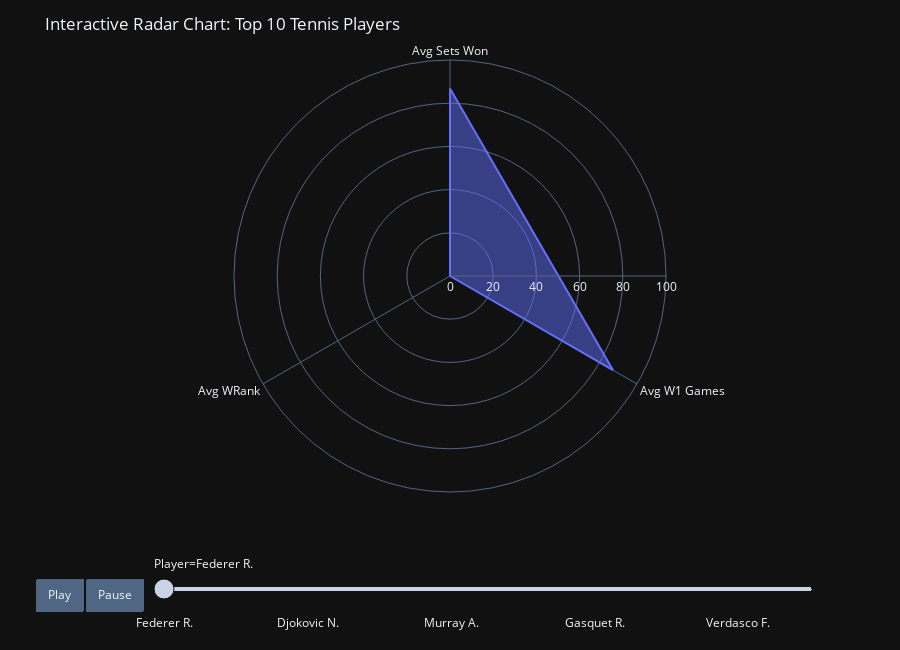

Here is the notebook cell this chart was saved with:
### Code cell
import pandas as pd
import plotly.express as px
import plotly.graph_objects as go

# Load your CSV data
file_path = "/Users/karine/SmashData-1/Milestone 1/match_tennis_68_ajd.csv"
df = pd.read_csv(file_path)

# --- Step 1: Clean & Compute Statistics ---
# Focus on top 10 players by total wins
top_players = df['Winner'].value_counts().head(10).index.tolist()

# Ensure WRank is numeric
df['WRank'] = pd.to_numeric(df['WRank'], errors='coerce')

# Prepare statistics for radar plot
player_stats = []
for player in top_players:
    subset = df[df['Winner'] == player]

    avg_aces = pd.to_numeric(subset['W1'], errors='coerce').mean(skipna=True)  # proxy for ace if missing real ace column
    win_sets = pd.to_numeric(subset['Wsets'], errors='coerce').mean(skipna=True)
    rank_avg = subset['WRank'].mean(skipna=True)

    player_stats.append({
        "Player": player,
        "Avg Sets Won": win_sets,
        "Avg W1 Games": avg_aces,
        "Avg WRank": rank_avg
    })

# Convert to DataFrame
stats_df = pd.DataFrame(player_stats)

# Normalize selected columns to 0–100 for visual comparison
features = ['Avg Sets Won', 'Avg W1 Games', 'Avg WRank']
for feature in features:
    min_val = stats_df[feature].min()
    max_val = stats_df[feature].max()
    stats_df[feature] = 100 * (stats_df[feature] - min_val) / (max_val - min_val)

# Melt the DataFrame for plotly express compatibility
df_melted = stats_df.melt(id_vars="Player", var_name="Metric", value_name="Value")

# Create animated radar plot with dropdown menu
fig = px.line_polar(
    df_melted,
    r="Value",
    theta="Metric",
    color="Player",
    line_close=True,
    template="plotly_dark",
    height=650,
    animation_frame="Player"
)

fig.update_traces(fill="toself")
fig.update_layout(
    title="Interactive Radar Chart: Top 10 Tennis Players",
    polar=dict(radialaxis=dict(visible=True, range=[0, 100])),
    showlegend=False,
    updatemenus=[{
        "buttons": [
            {
                "args": [None, {"frame": {"duration": 1000, "redraw": True}, "fromcurrent": True}],
                "label": "Play",
                "method": "animate"
            },
            {
                "args": [[None], {"frame": {"duration": 0, "redraw": False}, "mode": "immediate"}],
                "label": "Pause",
                "method": "animate"
            }
        ],
        "type": "buttons",
        "direction": "left",
        "pad": {"r": 10, "t": 87},
        "x": 0.1,
        "xanchor": "right",
        "y": 0,
        "yanchor": "top"
    }]
)

fig.show()

### Figure 1 — Plotly figure (JSON) as saved in the notebook; plotly's stock layout.template omitted (floating-point values rounded to 4 significant figures)
{"data": [{"fill": "toself", "hovertemplate": "Player=Federer R.<br>Value=%{r}<br>Metric=%{theta}<extra></extra>", "legendgroup": "Federer R.", "line": {"color": "#636efa", "dash": "solid"}, "marker": {"symbol": "circle"}, "mode": "lines", "name": "Federer R.", "r": [86.84, 87.09, 0, 86.84], "showlegend": true, "subplot": "polar", "theta": ["Avg Sets Won", "Avg W1 Games", "Avg WRank", "Avg Sets Won"], "type": "scatterpolar"}], "layout": {"height": 650, "legend": {"title": {"text": "Player"}, "tracegroupgap": 0}, "margin": {"t": 60}, "polar": {"angularaxis": {"direction": "clockwise", "rotation": 90}, "domain": {"x": [0, 1], "y": [0, 1]}, "radialaxis": {"range": [0, 100], "visible": true}}, "showlegend": false, "sliders": [{"active": 0, "currentvalue": {"prefix": "Player="}, "len": 0.9, "pad": {"b": 10, "t": 60}, "steps": [{"args": [["Federer R."], {"frame": {"duration": 0, "redraw": true}, "fromcurrent": true, "mode": "immediate", "transition": {"duration": 0, "easing": "linear"}}], "label": "Federer R.", "method": "animate"}, {"args": [["Nadal R."], {"frame": {"duration": 0, "redraw": true}, "fromcurrent": true, "mode": "immediate", "transition": {"duration": 0, "easing": "linear"}}], "label": "Nadal R.", "method": "animate"}, {"args": [["Djokovic N."], {"frame": {"duration": 0, "redraw": true}, "fromcurrent": true, "mode": "immediate", "transition": {"duration": 0, "easing": "linear"}}], "label": "Djokovic N.", "method": "animate"}, {"args": [["Ferrer D."], {"frame": {"duration": 0, "redraw": true}, "fromcurrent": true, "mode": "immediate", "transition": {"duration": 0, "easing": "linear"}}], "label": "Ferrer D.", "method": "animate"}, {"args": [["Murray A."], {"frame": {"duration": 0, "redraw": true}, "fromcurrent": true, "mode": "immediate", "transition": {"duration": 0, "easing": "linear"}}], "label": "Murray A.", "method": "animate"}, {"args": [["Berdych T."], {"frame": {"duration": 0, "redraw": true}, "fromcurrent": true, "mode": "immediate", "transition": {"duration": 0, "easing": "linear"}}], "label": "Berdych T.", "method": "animate"}, {"args": [["Gasquet R."], {"frame": {"duration": 0, "redraw": true}, "fromcurrent": true, "mode": "immediate", "transition": {"duration": 0, "easing": "linear"}}], "label": "Gasquet R.", "method": "animate"}, {"args": [["Roddick A."], {"frame": {"duration": 0, "redraw": true}, "fromcurrent": true, "mode": "immediate", "transition": {"duration": 0, "easing": "linear"}}], "label": "Roddick A.", "method": "animate"}, {"args": [["Verdasco F."], {"frame": {"duration": 0, "redraw": true}, "fromcurrent": true, "mode": "immediate", "transition": {"duration": 0, "easing": "linear"}}], "label": "Verdasco F.", "method": "animate"}, {"args": [["Cilic M."], {"frame": {"duration": 0, "redraw": true}, "fromcurrent": true, "mode": "immediate", "transition": {"duration": 0, "easing": "linear"}}], "label": "Cilic M.", "method": "animate"}], "x": 0.1, "xanchor": "left", "y": 0, "yanchor": "top"}], "title": {"text": "Interactive Radar Chart: Top 10 Tennis Players"}, "updatemenus": [{"buttons": [{"args": [null, {"frame": {"duration": 1000, "redraw": true}, "fromcurrent": true}], "label": "Play", "method": "animate"}, {"args": [[null], {"frame": {"duration": 0, "redraw": false}, "mode": "immediate"}], "label": "Pause", "method": "animate"}], "direction": "left", "pad": {"r": 10, "t": 87}, "showactive": false, "type": "buttons", "x": 0.1, "xanchor": "right", "y": 0, "yanchor": "top"}]}}
